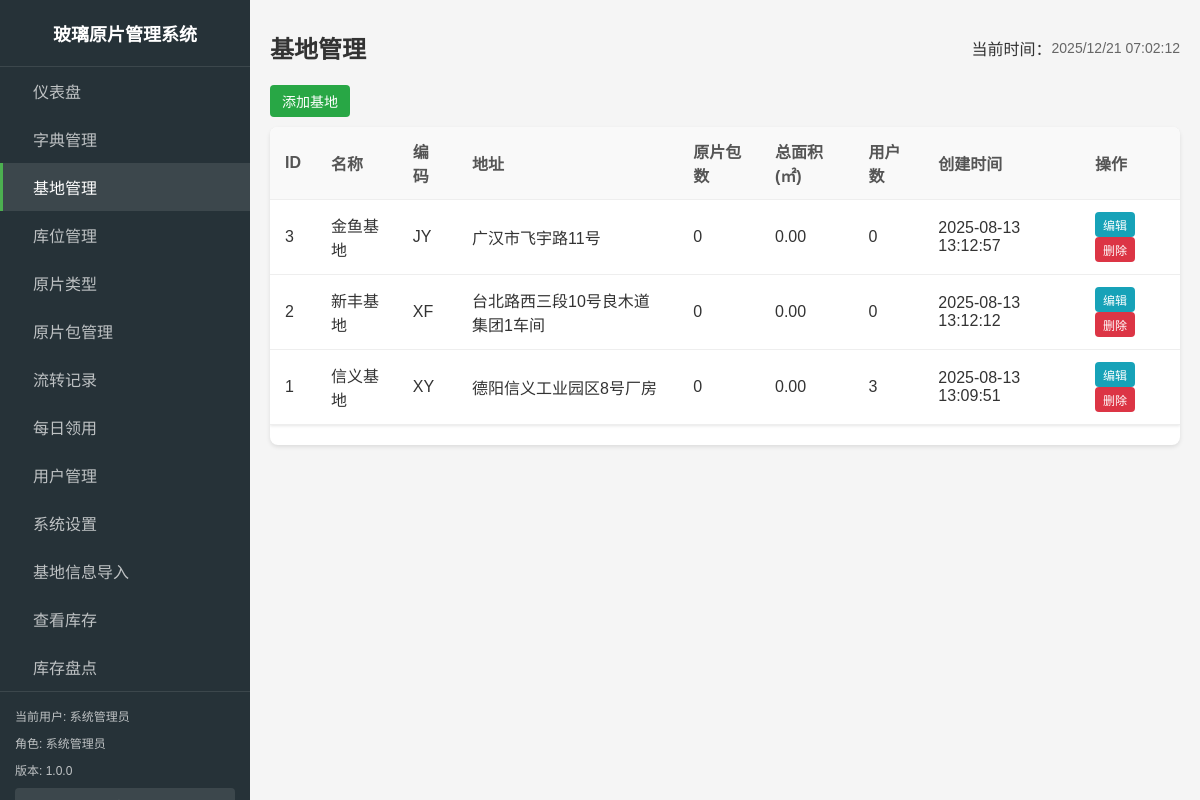
The app's page /admin/bases.php (signed in) with its own data.
### tables this page shows
CREATE TABLE `settings` (`id` INT(11) NOT NULL AUTO_INCREMENT,
`setting_key` VARCHAR(100) NOT NULL Comment "设置键",
`value` TEXT NULL Comment "设置值",
`description` VARCHAR(255) NULL Comment "设置描述",
`created_at` TIMESTAMP NOT NULL DEFAULT CURRENT_TIMESTAMP,
`updated_at` TIMESTAMP NOT NULL DEFAULT CURRENT_TIMESTAMP ON UPDATE CURRENT_TIMESTAMP(0),
UNIQUE INDEX `setting_key`(`setting_key` ASC) USING BTREE,
PRIMARY KEY (`id`));

CREATE TABLE `bases` (`id` INT(11) NOT NULL AUTO_INCREMENT,
`name` VARCHAR(50) NOT NULL Comment "基地名称",
`code` VARCHAR(20) NOT NULL Comment "基地编码",
`address` VARCHAR(255) NULL Comment "基地地址",
`created_at` TIMESTAMP NOT NULL DEFAULT CURRENT_TIMESTAMP,
`updated_at` TIMESTAMP NOT NULL DEFAULT CURRENT_TIMESTAMP ON UPDATE CURRENT_TIMESTAMP(0),
PRIMARY KEY (`id`));

### includes/db.php (called while the page is built, shortened)
<?php
function getDbConnection() {
    static $conn = null;
    if ($conn === null) {
        $conn = new mysqli(DB_HOST, DB_USER, DB_PASS, DB_NAME);
        $conn->set_charset(DB_CHARSET);
    }
    return $conn;
}
function query($sql, $params = []) {
    $conn = getDbConnection();
    $stmt = $conn->prepare($sql);
    if (!$stmt->execute()) {
        throw new Exception("执行查询失败: " . $stmt->error . "<br>SQL: " . $sql);
    }
    $result = $stmt->get_result();
    return $result;
}
function fetchRow($sql, $params = []) {
    $result = query($sql, $params);
    $row = $result->fetch_assoc();
    return $row;
}
function fetchAll($sql, $params = []) {
    $result = query($sql, $params);
    $rows = [];
    while ($row = $result->fetch_assoc()) {
        $rows[] = $row;
    }
    return $rows;
}
?>

### includes/functions.php (called while the page is built, shortened)
<?php
function formatDateTime($datetime, $format = 'Y-m-d H:i:s') {
    $date = new DateTime($datetime);
    return $date->format($format);
}
?>

### includes/auth.php (called while the page is built, shortened)
<?php
require_once __DIR__ . '/db.php';
require_once __DIR__ . '/functions.php';
function isLoggedIn() {
    return isset($_SESSION['logged_in']) && $_SESSION['logged_in'] === true;
}
function getCurrentUser() {
    return [
        'id' => $_SESSION['user_id'],
        'username' => $_SESSION['username'],
        'name' => $_SESSION['name'],
        'role' => $_SESSION['role'],
        'base_id' => $_SESSION['base_id'] ?? null
    ];
}
?>

### includes/admin_nav_config.php (called while the page is built, shortened)
<?php
function getAdminNavConfig($userRole) {
    $filteredItems = array_filter($navItems, function($item) use ($userRole) {
        return in_array($userRole, $item['roles']);
    });
    usort($filteredItems, function($a, $b) {
        return $a['order'] - $b['order'];
    });
    return $filteredItems;
}
function getCurrentNavId($currentPage) {
    $pageNavMap = [
        'index.php' => 'dashboard',
        'bases.php' => 'bases',
        'racks.php' => 'racks',
        'glass_types.php' => 'glass_types',
        'dictionary.php' => 'dictionary',
        'packages.php' => 'packages',
        'transactions.php' => 'transactions',
        'reports.php' => 'reports',
        'users.php' => 'users',
        'settings.php' => 'settings',
    ];
    return $pageNavMap[$currentPage] ?? '';
}
?>

### includes/app_info.php (called while the page is built, shortened)
<?php
require_once __DIR__ . '/db.php';
function getAppName() {
    try {
        $setting = fetchRow("SELECT value FROM settings WHERE setting_key = 'system_name' LIMIT 1");
        if ($setting && !empty($setting['value'])) {
            return $setting['value'];
        }
        return '玻璃仓储管理系统';
    } catch (Exception $e) {
        return '玻璃仓储管理系统';
    }
}
function getAppVersion() {
    try {
        $setting = fetchRow("SELECT value FROM settings WHERE setting_key = 'system_version' LIMIT 1");
        if ($setting && !empty($setting['value'])) {
            return $setting['value'];
        }
        return '1.0.0';
    } catch (Exception $e) {
        return '1.0.0';
    }
}
?>

### admin/bases.php (the view, shortened to what this page needs)
<?php
require_once '../includes/auth.php';
require_once '../includes/functions.php';
require_once '../includes/db.php';
require_once '../includes/admin_layout.php';
$currentUser = getCurrentUser();
$message = '';
$messageType = '';
$bases = fetchAll("SELECT b.*,
                         (SELECT COUNT(*) FROM glass_packages gp
                          JOIN storage_racks sr ON gp.current_rack_id = sr.id
                          WHERE sr.base_id = b.id) as package_count,
                         (SELECT COALESCE(SUM(gp.quantity * gp.width * gp.height / 1000000), 0)
                          FROM glass_packages gp
                          JOIN storage_racks sr ON gp.current_rack_id = sr.id
                          JOIN glass_types gt ON gp.glass_type_id = gt.id
                          WHERE sr.base_id = b.id) as total_area,
                         (SELECT COUNT(*) FROM users WHERE base_id = b.id) as user_count
                  FROM bases b
                  ORDER BY b.created_at DESC");
?>
<div class="admin-header">
    <button type="button" class="btn btn-success" onclick="showAddForm()">添加基地</button>
</div>
<div class="table-container">
    <table class="data-table">
        <thead>
            <tr>
                <th>ID</th>
                <th>名称</th>
                <th>编码</th>
                <th>地址</th>
                <th>原片包数</th>
                <th>总面积(㎡)</th>
                <th>用户数</th>
                <th>创建时间</th>
                <th>操作</th>
            </tr>
        </thead>
        <tbody>
            <?php foreach ($bases as $base): ?>
                <tr>
                    <td><?php echo $base['id']; ?></td>
                    <td><?php echo htmlspecialchars($base['name']); ?></td>
                    <td><?php echo htmlspecialchars($base['code']); ?></td>
                    <td><?php echo htmlspecialchars($base['address']); ?></td>
                    <td><?php echo $base['package_count']; ?></td>
                    <td><?php echo number_format($base['total_area'], 2); ?></td>
                    <td><?php echo $base['user_count']; ?></td>
                    <td><?php echo formatDateTime($base['created_at']); ?></td>
                    <td>
                        <a href="?edit=<?php echo $base['id']; ?>" class="btn btn-sm btn-info">编辑</a>
                        <button onclick="deleteRecord(<?php echo $base['id']; ?>)" class="btn btn-sm btn-danger">删除</button>
                    </td>
                </tr>
            <?php endforeach; ?>
        </tbody>
    </table>
</div>
</body>
</html>
<?php
$content = ob_get_clean();
echo renderAdminLayout('基地管理', $content, $currentUser, 'bases.php', [], [], $message ?? '', $messageType ?? 'info');
?>

### includes/admin_sidebar.php (shortened to what this page needs)
<?php
require_once __DIR__ . '/admin_nav_config.php';
require_once __DIR__ . '/../includes/app_info.php';
function renderAdminSidebar($currentUser, $currentPage = '') {
    $navItems = getAdminNavConfig($currentUser['role']);
    $currentNavId = getCurrentNavId($currentPage);
    ?>
    <div class="admin-sidebar">
        <div class="logo">
            <h2><?php echo getAppName(); ?></h2>
        </div>
        <nav class="admin-nav">
            <ul>
                <?php foreach ($navItems as $item): ?>
                <li<?php echo ($item['id'] === $currentNavId) ? ' class="active"' : ''; ?>>
                    <a href="<?php echo htmlspecialchars($item['url']); ?>">
                        <?php echo htmlspecialchars($item['title']); ?>
                    </a>
                </li>
                <?php endforeach; ?>
            </ul>
        </nav>
        <div class="admin-sidebar-footer">
            <p>当前用户: <?php echo htmlspecialchars($currentUser['name'] ?: $currentUser['username']); ?></p>
            <p>角色: <?php echo getRoleDisplayName($currentUser['role']); ?></p>
            <p>版本: <?php echo getAppVersion(); ?></p>
            <a href="../logout.php" class="logout-btn">退出登录</a>
        </div>
    </div>
    <?php
    return ob_get_clean();
}
function getRoleDisplayName($role) {
    $roleNames = [
        'admin' => '系统管理员',
        'manager' => '库管',
        'operator' => '操作员',
        'viewer' => '查看者'
    ];
    return $roleNames[$role] ?? $role;
}
?>

### assets/css/main.css (style rules this page uses)
* { box-sizing: border-box; }
body { font-family: 'Microsoft YaHei', Arial, sans-serif; margin: 0; padding: 0; background-color: #f5f5f5; color: #333; }
a { text-decoration: none; color:#000000; }
.btn { display: inline-block; padding: 8px 16px; background-color: #4CAF50; color: white; border: none; border-radius: 4px; cursor: pointer; font-size: 14px; text-align: center; transition: background-color 0.2s; }
.btn-success { background-color: #28a745; color: white; }
.btn-info { background-color: #17a2b8; color: white; }
.btn-danger { background-color: #f44336; }
.btn-sm { padding: 4px 8px; font-size: 12px; }
.table, .data-table { width: 100%; border-collapse: collapse; margin-bottom: 20px; background-color: white; box-shadow: 0 1px 3px rgba(0,0,0,0.1); }
.table th, .table td, .data-table th, .data-table td { padding: 12px 15px; text-align: left; border-bottom: 1px solid #eee; }
.table th, .data-table th { background-color: #f9f9f9; font-weight: bold; color: #555; }
.table-container { overflow-x: auto; margin-bottom: 20px; }

### assets/css/admin.css (style rules this page uses)
body { min-width: 1080px; }
.admin-sidebar { width: 250px; background-color: #263238; color: #fff; display: flex; flex-direction: column; position: fixed; height: 100vh; overflow-y: auto; }
.logo { padding: 20px; text-align: center; border-bottom: 1px solid rgba(255,255,255,0.1); }
.logo h2 { margin: 0; font-size: 18px; color: #fff; }
.admin-nav { flex: 1; }
.admin-nav ul { list-style: none; padding: 0; margin: 0; }
.admin-nav li { margin: 0; }
.admin-nav a { display: block; padding: 12px 20px; color: rgba(255,255,255,0.7); text-decoration: none; transition: all 0.3s; border-left: 3px solid transparent; }
.admin-nav li.active a { background-color: rgba(255,255,255,0.1); color: #fff; border-left-color: #4CAF50; }
.admin-sidebar-footer { padding: 15px; border-top: 1px solid rgba(255,255,255,0.1); font-size: 12px; }
.admin-sidebar-footer p { margin: 0 0 10px; opacity: 0.7; }
.logout-btn { display: block; padding: 8px 12px; background-color: rgba(255,255,255,0.1); color: #fff; text-align: center; border-radius: 4px; text-decoration: none; }
.admin-header { display: flex; justify-content: space-between; align-items: center; margin-bottom: 0px; gap: 15px; padding: 10px 0; flex-wrap: wrap; }
.table-container { background: #fff; border-radius: 8px; overflow: hidden; box-shadow: 0 2px 4px rgba(0,0,0,0.1); margin-bottom: 20px; }

### assets/css/datatable-theme.css (style rules this page uses)
.btn { padding: 6px 12px; border: none; border-radius: 4px; cursor: pointer; text-decoration: none; display: inline-block; font-size: 14px; text-align: center; }
.btn-sm { padding: 4px 8px; font-size: 12px; }
.btn-danger { background-color: #dc3545; color: white; }

### records on screen
settings: value "玻璃原片管理系统"
settings: value "1.0.0"
bases: id "3", name "金鱼基地", code "JY", address "广汉市飞宇路11号", package_count "0", total_area "0.00", user_count "0", created_at "2025-08-13 13:12:57"
bases: id "2", name "新丰基地", code "XF", address "台北路西三段10号良木道集团1车间", package_count "0", total_area "0.00", user_count "0", created_at "2025-08-13 13:12:12"
bases: id "1", name "信义基地", code "XY", address "德阳信义工业园区8号厂房", package_count "0", total_area "0.00", user_count "3", created_at "2025-08-13 13:09:51"

### other values on screen
$item['title'] "仪表盘"
$item['title'] "字典管理"
$item['title'] "基地管理"
$item['title'] "库位管理"
$item['title'] "原片类型"
$item['title'] "原片包管理"
$item['title'] "流转记录"
$item['title'] "每日领用"
$item['title'] "用户管理"
$item['title'] "系统设置"
$item['title'] "基地信息导入"
$item['title'] "查看库存"
$item['title'] "库存盘点"
$currentUser['name'] ?: $currentUser['username'] "系统管理员"
getRoleDisplayName($currentUser['role']) "系统管理员"
